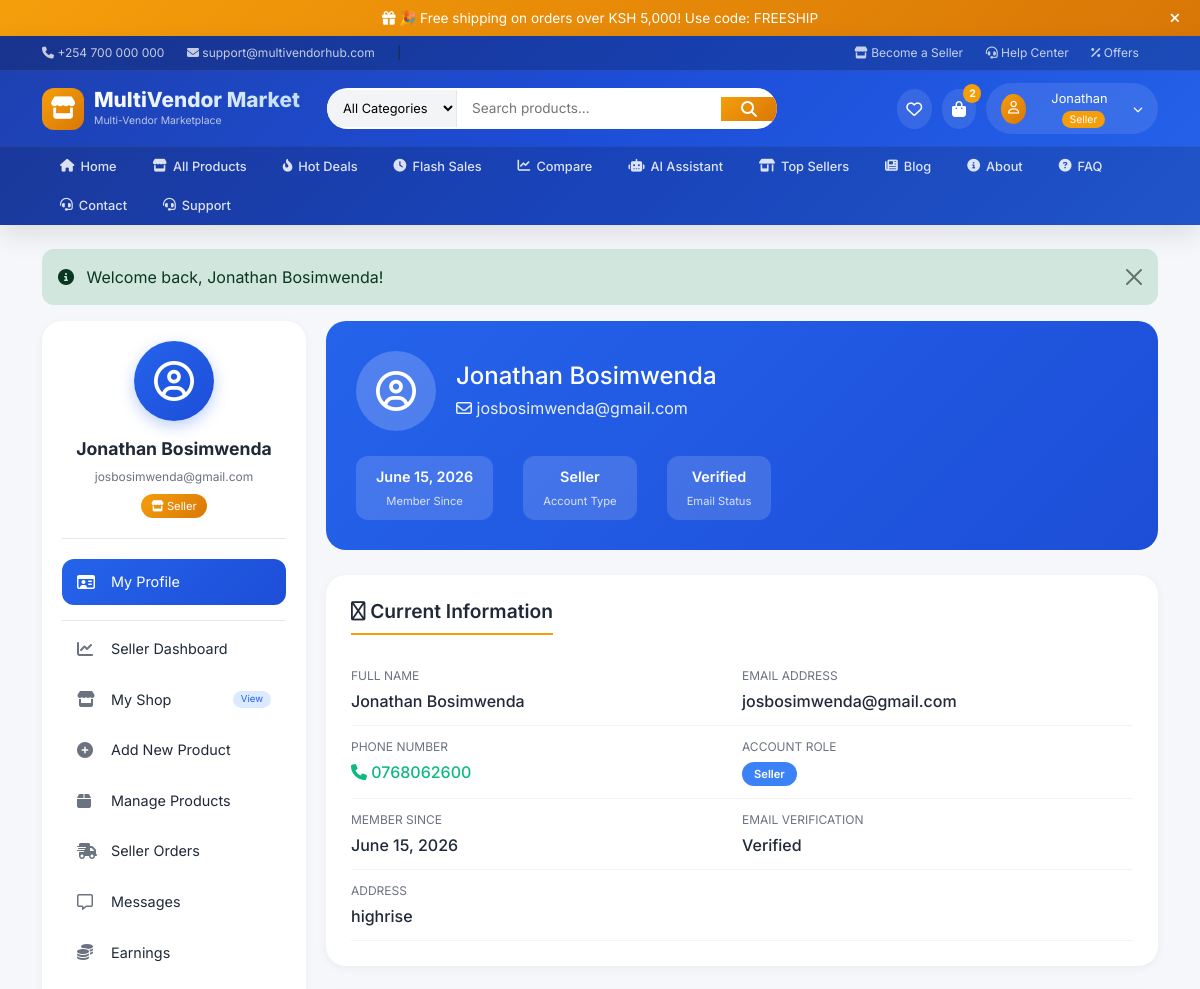
Before: /profile.php (signed in, upper part) with the older database file.
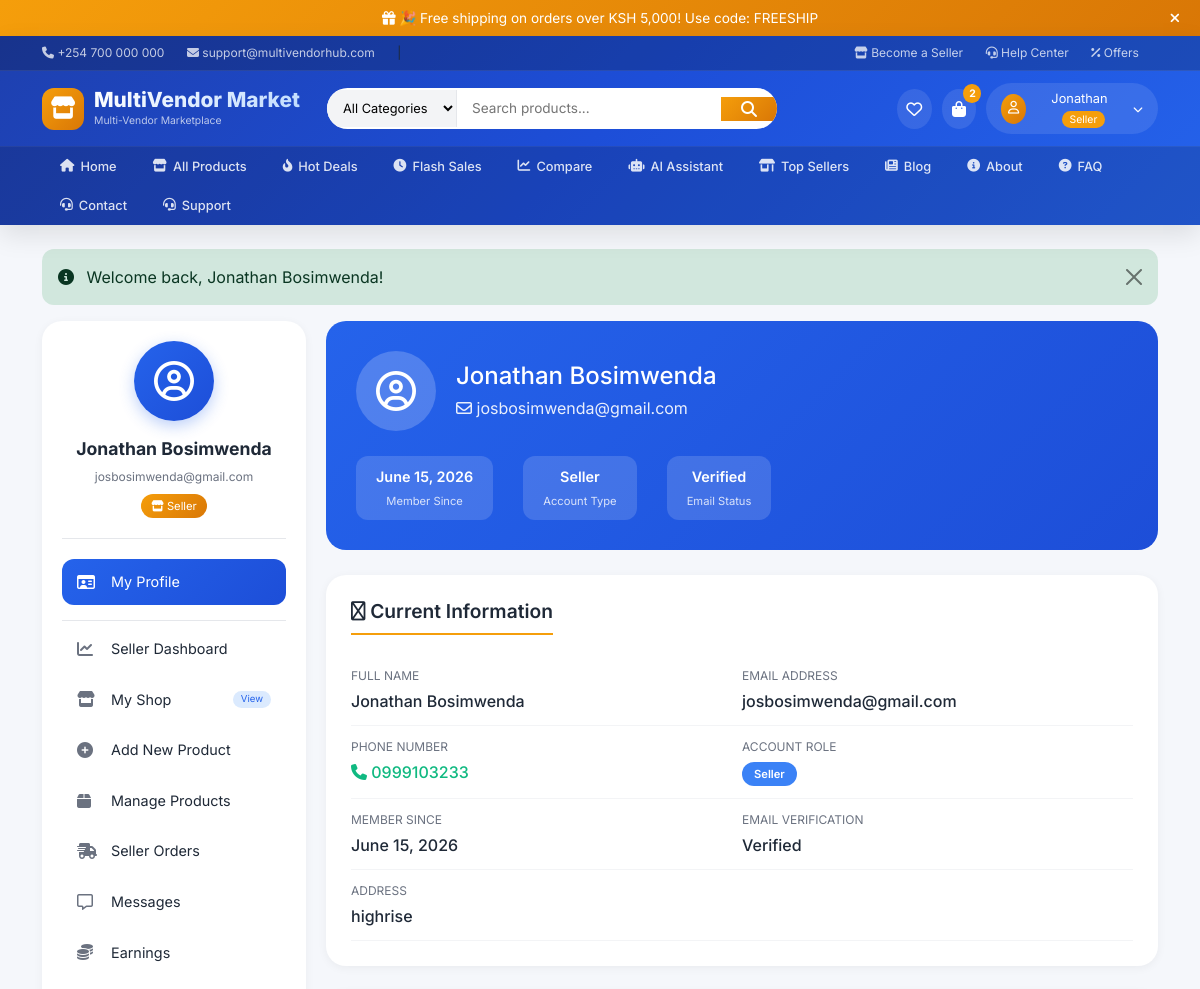
After: the same page with the newer database file.
### tables this page shows
CREATE TABLE `users` (
  `id` int(11) NOT NULL,
  `name` varchar(120) NOT NULL,
  `email` varchar(190) NOT NULL,
  `password_hash` varchar(255) NOT NULL,
  `role` enum('customer','seller','admin') NOT NULL DEFAULT 'customer',
  `phone` varchar(40) DEFAULT NULL,
  `address` text DEFAULT NULL,
  `email_verified` tinyint(1) NOT NULL DEFAULT 0,
  `verification_token` varchar(64) DEFAULT NULL,
  `reset_token` varchar(64) DEFAULT NULL,
  `reset_expires` datetime DEFAULT NULL,
  `created_at` datetime NOT NULL,
  `remember_token` varchar(64) DEFAULT NULL,
  `remember_expires` datetime DEFAULT NULL
);

### includes/functions.php (called while the page is built, shortened)
<?php
function sanitize($value) {
    return htmlspecialchars(trim($value), ENT_QUOTES, 'UTF-8');
}
function current_user() {
    if (isset($_SESSION['user_id']) && !empty($_SESSION['user_id'])) {
        return [
            'id' => $_SESSION['user_id'],
            'name' => $_SESSION['user_name'] ?? '',
            'email' => $_SESSION['user_email'] ?? '',
            'role' => $_SESSION['user_role'] ?? 'customer'
        ];
    }
    return [
        'id' => null,
        'role' => 'guest',
        'email' => null,
        'name' => null
    ];
}
?>

### profile.php (the view, shortened to what the changed rows need)
<?php
require_once 'includes/header.php';
$user_id = $_SESSION['user_id'];
$sql = "SELECT * FROM users WHERE id = ?";
$stmt = $mysqli->prepare($sql);
$stmt->bind_param('i', $user_id);
$stmt->execute();
$result = $stmt->get_result();
$user = $result->fetch_assoc();
$display_name = isset($user['name']) ? $user['name'] : 'Not set';
$display_email = isset($user['email']) ? $user['email'] : 'Not set';
$display_phone = (isset($user['phone']) && !empty($user['phone'])) ? $user['phone'] : 'Not set';
$display_address = (isset($user['address']) && !empty($user['address'])) ? $user['address'] : 'Not set';
$display_member_since = isset($user['created_at']) ? date('F d, Y', strtotime($user['created_at'])) : 'Not set';
$display_role = isset($user['role']) ? ucfirst($user['role']) : 'Customer';
$display_verified = ($user['email_verified'] ?? 0) ? 'Verified' : 'Not Verified';
?>
<div class="profile-container">
    <div class="row-flex">
        <div class="col-3">
            <?php require_once 'includes/dashboard_sidebar.php'; ?>
        </div>
        <div class="col-9">
            <div class="profile-header">
                <div class="profile-avatar">
                    <div class="profile-name">
                        <h2><?= htmlspecialchars($display_name) ?></h2>
                        <p><i class="fa-regular fa-envelope"></i> <?= htmlspecialchars($display_email) ?></p>
                    </div>
                </div>
                <div class="profile-stats">
                    <div class="stat-box">
                        <div class="stat-number"><?= $display_member_since ?></div>
                        <div class="stat-label">Member Since</div>
                    </div>
                    <div class="stat-box">
                        <div class="stat-number"><?= $display_role ?></div>
                        <div class="stat-label">Account Type</div>
                    </div>
                    <div class="stat-box">
                        <div class="stat-number"><?= $display_verified ?></div>
                        <div class="stat-label">Email Status</div>
                    </div>
                </div>
            </div>
            <div class="profile-card">
                <div class="info-grid">
                    <div class="info-item">
                        <div class="info-label">Full Name</div>
                        <div class="info-value"><?= htmlspecialchars($display_name) ?></div>
                    </div>
                    <div class="info-item">
                        <div class="info-label">Email Address</div>
                        <div class="info-value"><?= htmlspecialchars($display_email) ?></div>
                    </div>
                    <div class="info-item">
                        <div class="info-value">
                            <?php if ($display_phone !== 'Not set'): ?>
                                <span class="phone-value"><i class="fa-solid fa-phone"></i> <?= htmlspecialchars($display_phone) ?></span>
                            <?php else: ?>
                                <span style="color: #dc2626;">Not set</span>
                            <?php endif; ?>
                        </div>
                    </div>
                    <div class="info-item">
                        <div class="info-value"><span class="role-badge"><?= $display_role ?></span></div>
                    </div>
                    <div class="info-item">
                        <div class="info-label">Member Since</div>
                        <div class="info-value"><?= $display_member_since ?></div>
                    </div>
                    <div class="info-item">
                        <div class="info-label">Email Verification</div>
                        <div class="info-value"><?= $display_verified ?></div>
                    </div>
                    <div class="info-item full-width">
                        <div class="info-label">Address</div>
                        <div class="info-value">
                            <?php if ($display_address !== 'Not set'): ?>
                                <?= nl2br(htmlspecialchars($display_address)) ?>
                            <?php else: ?>
                                <span style="color: #dc2626;">Not set</span>
                            <?php endif; ?>
                        </div>
                    </div>
                </div>
            </div>
        </div>
    </div>
</div>
<?php require_once 'includes/footer.php'; ?>

### includes/dashboard_sidebar.php (shortened to what the changed rows need)
<?php
$user = current_user();
$is_admin = ($user['role'] ?? '') === 'admin';
$is_seller = ($user['role'] ?? '') === 'seller';
?>
<div class="dashboard-sidebar">
    <div class="user-info-sidebar">
        <div class="user-avatar-sidebar">
            <i class="fa-regular fa-circle-user"></i>
        </div>
        <div class="user-name-sidebar"><?= sanitize($user['name'] ?? 'User') ?></div>
        <div class="user-email-sidebar"><?= sanitize($user['email'] ?? '') ?></div>
        <?php if ($is_seller): ?>
            <div class="seller-badge-sidebar">
                <i class="fa-solid fa-store"></i> Seller
            </div>
        <?php elseif ($is_admin): ?>
            <div class="admin-badge-sidebar">
                <i class="fa-solid fa-shield-hart"></i> Admin
            </div>
        <?php else: ?>
            <div class="customer-badge-sidebar">
                <i class="fa-regular fa-user"></i> Customer
            </div>
        <?php endif; ?>
    </div>
</div>

Changed rows visible on the page:
changed users "Jonathan Bosimwenda": phone "0768062600" → "0999103233"
